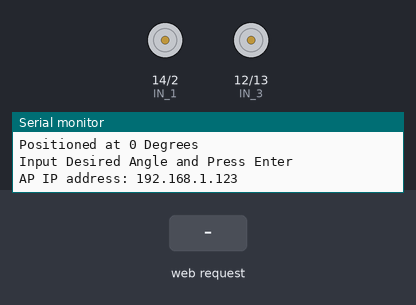
Simulated run of this sketch. Board: ESP8266 (NodeMCU). Shown: motor-driver pin pairs drawn as motors (green arrow = first pin HIGH = forward, orange = second pin HIGH = backward, longer = more drive, scaled by the enable pin), the last lines printed to the serial monitor. Inputs (shaded band) come from the test bench.

Above: at 1.2 s.
1.3 s: HTTP request GET /?State=L90 received
At 1.7 s:
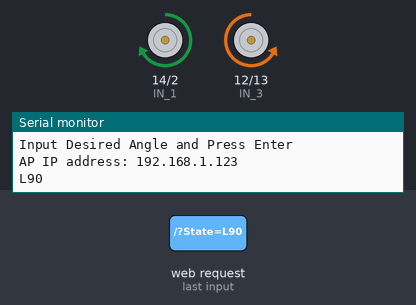
4.3 s: HTTP request GET /?State=F received
At 5.4 s:
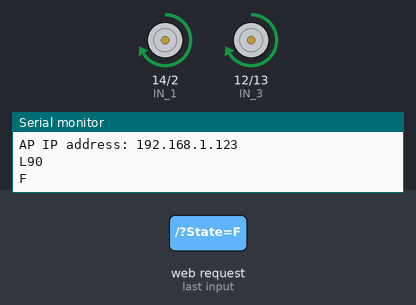
5.8 s: HTTP request GET /?State=B received
At 6.4 s:
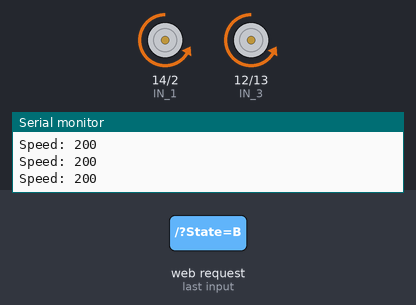
7.3 s: HTTP request GET /?State=L received
At 7.6 s:
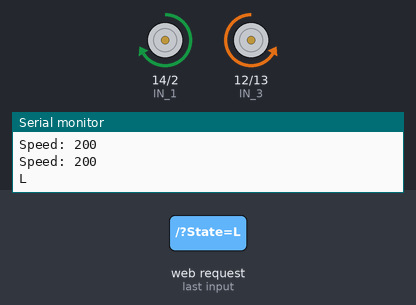
Timing chart, 0 to 9.8 s (numbered marks = the images above; inputs shaded):
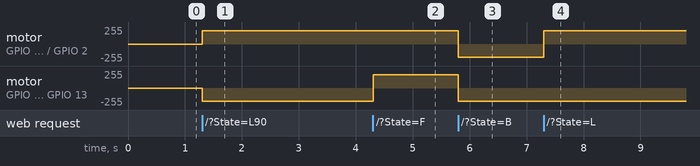

Measured:
- after the input at 1.3 s, motor on GPIO 14 (IN_1) / GPIO 2 (IN_2): stopped → forward 200/255 at once; motor on GPIO 12 (IN_3) / GPIO 13 (IN_4): stopped → backward 200/255 at once
- after the input at 4.3 s, motor on GPIO 12 (IN_3) / GPIO 13 (IN_4): backward 200/255 → forward 200/255 at once
- after the input at 5.8 s, motor on GPIO 14 (IN_1) / GPIO 2 (IN_2), motor on GPIO 12 (IN_3) / GPIO 13 (IN_4): forward 200/255 → backward 200/255 at once
- after the input at 7.3 s, motor on GPIO 14 (IN_1) / GPIO 2 (IN_2): backward 200/255 → forward 200/255 at once

The sketch:

Robot_oct27.ino
```cpp
#define ENA   0         // Enable/speed motors Right        GPIO14(D5)
#define ENB   15          // Enable/speed motors Left         GPIO12(D6)
#define IN_1  14          // L298N in1 motors Right           GPIO15(D8)
#define IN_2  2          // L298N in2 motors Right           GPIO13(D7)
#define IN_3  12           // L298N in3 motors Left            GPIO2(D4)
#define IN_4  13           // L298N in4 motors Left            GPIO0(D3)
         // L298N in4 motors Left            GPIO0(D3)

//const int trigP = 5;  //D4 Or GPIO-2 of nodemcu
//const int echoP = 16;  //D3 Or GPIO-0 of nodemcu


long duration;
int distance;

#include <ESP8266WiFi.h>
#include <WiFiClient.h>
//#include "ESPAsyncWebServer.h"
#include <ESP8266WebServer.h>


String command;             //String to store app command state.
int speedCar = 200;         // 400 - 1023.
int speed_Coeff = 3;

const char* ssid = "Robot";
const char* password = "12345678";

// Set your Static IP address

IPAddress local_IP(192, 168, 1, 123);
// Set your Gateway IP address
IPAddress gateway(192, 168, 1, 1);

IPAddress subnet(255, 255, 0, 0);
IPAddress primaryDNS(8, 8, 8, 8);   //optional
IPAddress secondaryDNS(8, 8, 4, 4); //optional


ESP8266WebServer server(80);


void setup() {

 pinMode(ENA, OUTPUT);
 pinMode(ENB, OUTPUT);
 pinMode(IN_1, OUTPUT);
 pinMode(IN_2, OUTPUT);
 pinMode(IN_3, OUTPUT);
 pinMode(IN_4, OUTPUT);

  Serial.begin(115200);


  Serial.println("Positioned at 0 Degrees");
  Serial.println("Input Desired Angle and Press Enter");

// Connecting WiFi
 // Configures static IP address  WiFi.softAPConfig(ip, gateway, subnet);
  if (!WiFi.softAPConfig(local_IP, gateway, subnet)) {
    Serial.println("STA Failed to configure");
  }


  WiFi.mode(WIFI_AP);
 WiFi.softAP(ssid, password);
  IPAddress myIP = WiFi.softAPIP();
  Serial.print("AP IP address: ");
  Serial.println(myIP);


 // Starting WEB-server
     server.on ( "/", HTTP_handleRoot );
     server.onNotFound ( HTTP_handleRoot );
     server.begin();

    // pinMode(trigP, OUTPUT);  // Sets the trigPin as an Output
    // pinMode(echoP, INPUT);   // Sets the echoPin as an Input


}

void goAhead(){

      digitalWrite(IN_1, HIGH);
      digitalWrite(IN_2, LOW);
      analogWrite(ENA, speedCar);

      digitalWrite(IN_3, HIGH);
      digitalWrite(IN_4, LOW);
      analogWrite(ENB, speedCar);
  }


void goBack(){

      digitalWrite(IN_1, LOW);
      digitalWrite(IN_2, HIGH);
      analogWrite(ENA, speedCar);

      digitalWrite(IN_3, LOW);
      digitalWrite(IN_4, HIGH);
      analogWrite(ENB, speedCar);
      Serial.print("Speed: ");
      Serial.println(speedCar);
  }

void goLeft(){

      digitalWrite(IN_1, HIGH);
      digitalWrite(IN_2, LOW);
      analogWrite(ENA, speedCar);

      digitalWrite(IN_3, LOW);
      digitalWrite(IN_4, HIGH);
      analogWrite(ENB, speedCar);


  }


void goLeft90(){

      digitalWrite(IN_1, HIGH);
      digitalWrite(IN_2, LOW);
      analogWrite(ENA, speedCar);

      digitalWrite(IN_3, LOW);
      digitalWrite(IN_4, HIGH);
      analogWrite(ENB, speedCar);
       delay(250);

      stopRobot();
  }


void goRight(){

      digitalWrite(IN_1, LOW);
      digitalWrite(IN_2, HIGH);
      analogWrite(ENA, speedCar);

      digitalWrite(IN_3, HIGH);
      digitalWrite(IN_4, LOW);
      analogWrite(ENB, speedCar);
  }

void goBackLeft(){

      digitalWrite(IN_1, LOW);
      digitalWrite(IN_2, HIGH);
      analogWrite(ENA, speedCar/speed_Coeff);

      digitalWrite(IN_3, LOW);
      digitalWrite(IN_4, HIGH);
      analogWrite(ENB, speedCar);
   }

void goBackRight(){

      digitalWrite(IN_1, LOW);
      digitalWrite(IN_2, HIGH);
      analogWrite(ENA, speedCar);

      digitalWrite(IN_3, LOW);
      digitalWrite(IN_4, HIGH);
      analogWrite(ENB, speedCar/speed_Coeff);
  }

void goAheadLeft(){

      digitalWrite(IN_1, HIGH);
      digitalWrite(IN_2, LOW);
      analogWrite(ENA, speedCar/speed_Coeff);

      digitalWrite(IN_3, HIGH);
      digitalWrite(IN_4, LOW);
      analogWrite(ENB, speedCar);
  }

void goAheadRight(){

      digitalWrite(IN_1, HIGH);
      digitalWrite(IN_2, LOW);
      analogWrite(ENA, speedCar);

      digitalWrite(IN_3, HIGH);
      digitalWrite(IN_4, LOW);
      analogWrite(ENB, speedCar/speed_Coeff);
  }

void stopRobot(){

      digitalWrite(IN_1, LOW);
      digitalWrite(IN_2, LOW);
      analogWrite(ENA, speedCar);

      digitalWrite(IN_3, LOW);
      digitalWrite(IN_4, LOW);
      analogWrite(ENB, speedCar);
 }


void loop() {
    server.handleClient();

      command = server.arg("State");
      if (command == "F") goAhead();
      else if (command == "B") goBack();
      else if (command == "L") goLeft();
      else if (command == "L90") goLeft90();
      else if (command == "R") goRight();
      else if (command == "I") goAheadRight();
      else if (command == "G") goAheadLeft();
      else if (command == "J") goBackRight();
      else if (command == "H") goBackLeft();
      else if (command == "0") speedCar = 100;
      else if (command == "1") speedCar = 110;
      else if (command == "2") speedCar = 120;
      else if (command == "3") speedCar = 130;
      else if (command == "4") speedCar = 140;
      else if (command == "5") speedCar = 150;
      else if (command == "6") speedCar = 160;
      else if (command == "7") speedCar = 180;
      else if (command == "8") speedCar = 190;
      else if (command == "9") speedCar = 200;
      else if (command == "10") speedCar = 255;
      else if (command == "S") stopRobot();


//digitalWrite(trigP, LOW);   // Makes trigPin low
//delayMicroseconds(2);       // 2 micro second delay
//
//digitalWrite(trigP, HIGH);  // tigPin high
//delayMicroseconds(10);      // trigPin high for 10 micro seconds
//digitalWrite(trigP, LOW);   // trigPin low
//
//duration = pulseIn(echoP, HIGH);   //Read echo pin, time in microseconds
//distance= duration*0.034/2;        //Calculating actual/real distance
//String data= String(distance);
//server.send ( 200, "text/html",data );
//
////Serial.print("Distance = ");        //Output distance on arduino serial monitor
////Serial.println(data);
//delay(100);


}

void HTTP_handleRoot(void) {

if( server.hasArg("State") ){
       Serial.println(server.arg("State"));
       server.send ( 200, "text/html", "Sent!" );
  }

  delay(1);
}
```
